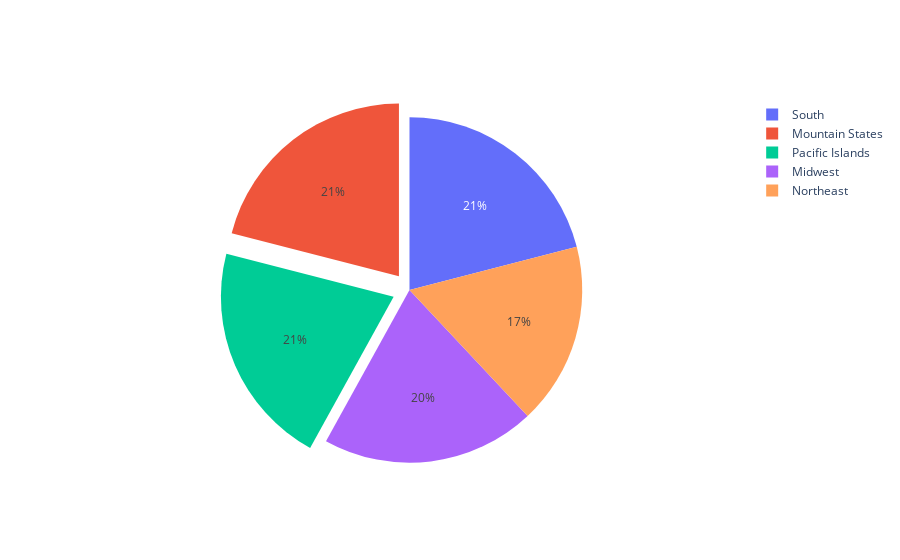

Notebook code for this chart:
### Code cell
fig2 = go.Figure(data=[go.Pie(labels=regional_divisions, values=mean_values, pull=[0, 0, 0, 0.1, 0.1])])

fig2.update_yaxes(title="Tax of Obesity")
fig2.update_xaxes(title="Regions")
fig2.show()

### Figure 1 — Plotly figure (JSON) as saved in the notebook; plotly's stock layout.template omitted (floating-point values rounded to 4 significant figures)
{"data": [{"labels": ["Northeast", "Midwest", "South", "Mountain States", "Pacific Islands"], "pull": [0, 0, 0, 0.1, 0.1], "type": "pie", "values": [26.34, 30.96, 32.46, 32.46, 32.46]}], "layout": {"xaxis": {"title": {"text": "Regions"}}, "yaxis": {"title": {"text": "Tax of Obesity"}}}}
